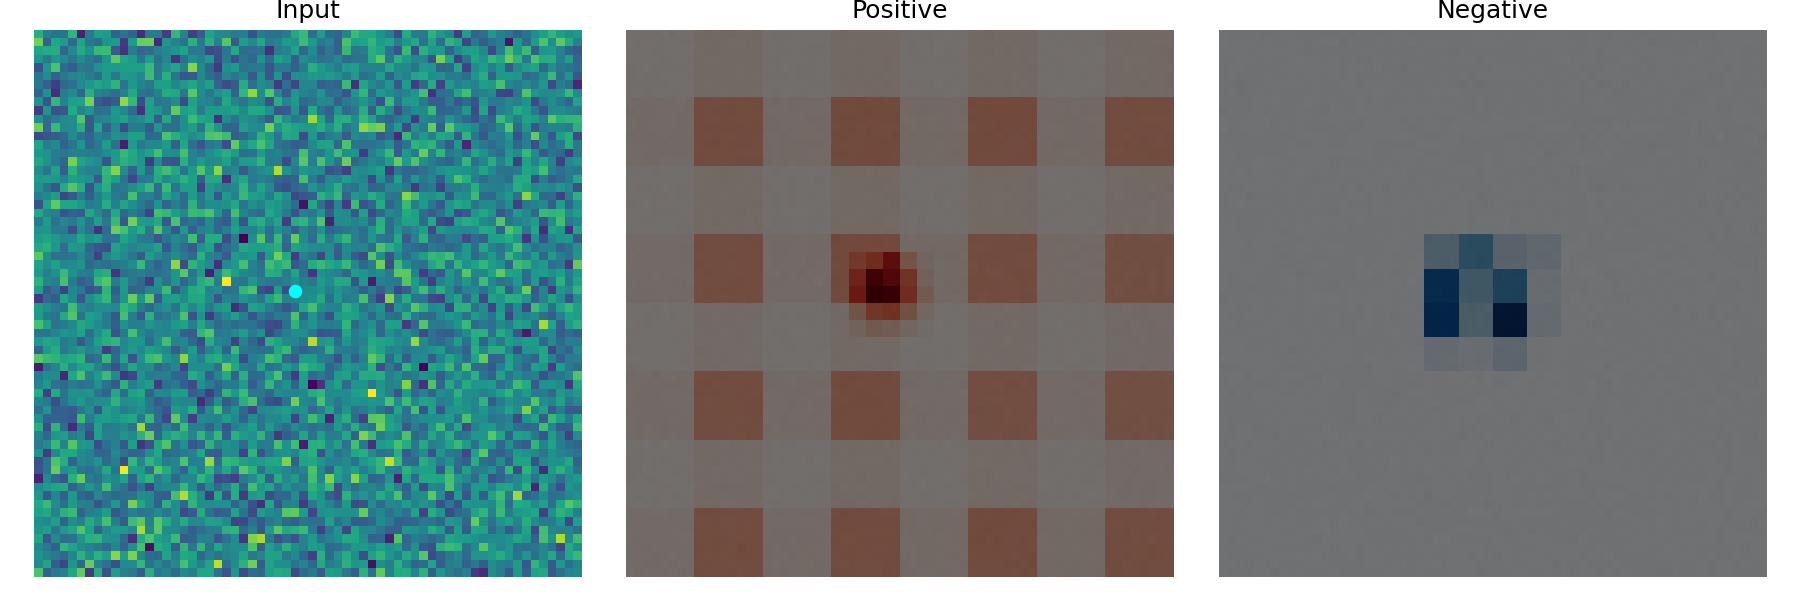

This chart was generated by the following Python code:
from __future__ import annotations

import sys
from pathlib import Path

import matplotlib.pyplot as plt
import torch

PROJECT_ROOT = Path(__file__).resolve().parents[1]
if str(PROJECT_ROOT) not in sys.path:
    sys.path.insert(0, str(PROJECT_ROOT))

from local_conv_attention import HEAExplainer, HEAUNet, HEAUNetModelConfig
from local_conv_attention.visualization import visualize_signed_explanation


def main() -> None:
    torch.manual_seed(1)
    config = HEAUNetModelConfig(
        in_channels=1,
        num_classes=1,
        base_channels=8,
        channel_multipliers=[1, 2, 4, 8],
        encoder_depths=[1, 1, 1, 1],
        decoder_depths=[1, 1, 1],
    )
    model = HEAUNet(config).eval()
    x = torch.randn(1, 1, 64, 64)

    explainer = HEAExplainer(model)
    result = explainer.explain_patch(
        x,
        center_xy=(30, 30),
        patch_radius=2,
        mode="signed_logit",
        target_channel=0,
    )
    fig = visualize_signed_explanation(
        x[0],
        positive_heatmap=result["positive_heatmap"],
        negative_heatmap=result["negative_heatmap"],
        target_xy=result["target_xy"],
    )
    fig.savefig("examples/demo_hea_explain_patch.png", dpi=150)
    plt.close(fig)
    print("Saved examples/demo_hea_explain_patch.png")


if __name__ == "__main__":
    main()
